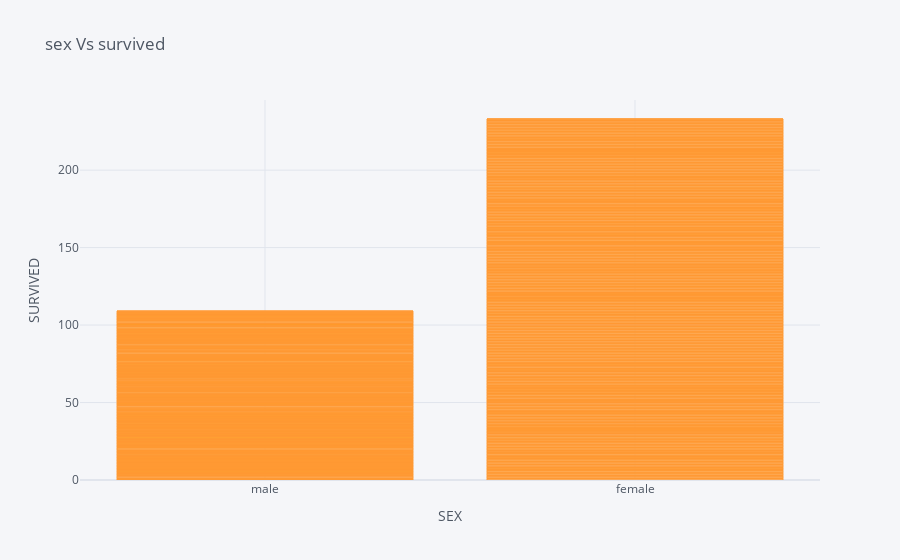

Notebook cell for this chart:
### Code cell
titanic.iplot(kind='bar',x='sex',y='survived',title='sex Vs survived',xTitle='SEX',yTitle='SURVIVED')

### Figure 1 — Plotly figure (JSON) as saved in the notebook; plotly's stock layout.template omitted (floating-point values rounded to 4 significant figures; data arrays with more than 128 entries replaced by an {"elided": "..."} marker saying what was removed)
{"data": [{"marker": {"color": "rgba(255, 153, 51, 0.6)", "line": {"color": "rgba(255, 153, 51, 1.0)", "width": 1}}, "name": "survived", "orientation": "v", "text": "", "type": "bar", "x": {"elided": "891 str values"}, "y": {"elided": "891 int values"}}], "layout": {"legend": {"bgcolor": "#F5F6F9", "font": {"color": "#4D5663"}}, "paper_bgcolor": "#F5F6F9", "plot_bgcolor": "#F5F6F9", "title": {"font": {"color": "#4D5663"}, "text": "sex Vs survived"}, "xaxis": {"gridcolor": "#E1E5ED", "showgrid": true, "tickfont": {"color": "#4D5663"}, "title": {"font": {"color": "#4D5663"}, "text": "SEX"}, "zerolinecolor": "#E1E5ED"}, "yaxis": {"gridcolor": "#E1E5ED", "showgrid": true, "tickfont": {"color": "#4D5663"}, "title": {"font": {"color": "#4D5663"}, "text": "SURVIVED"}, "zerolinecolor": "#E1E5ED"}}}
